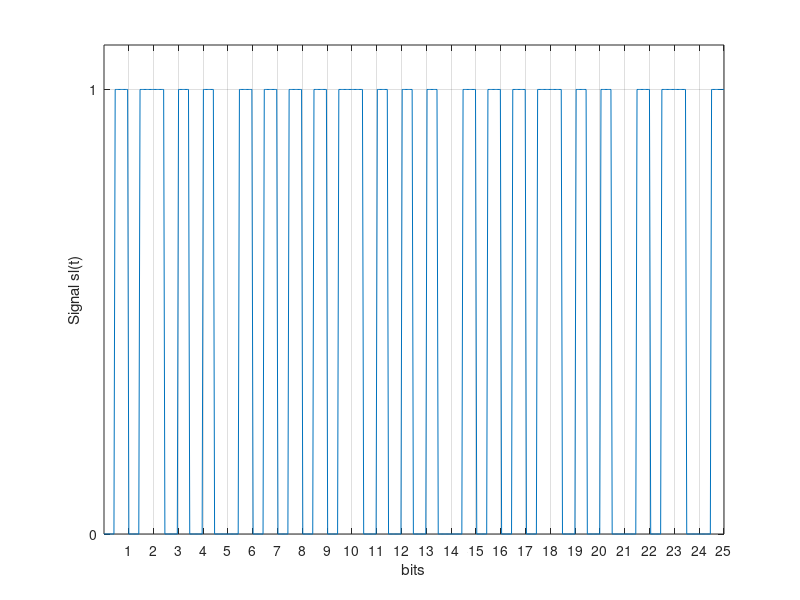
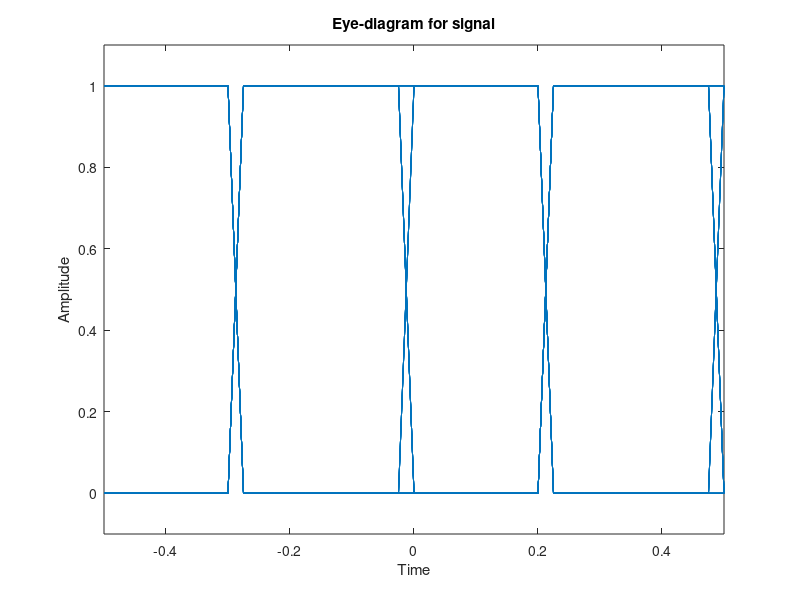
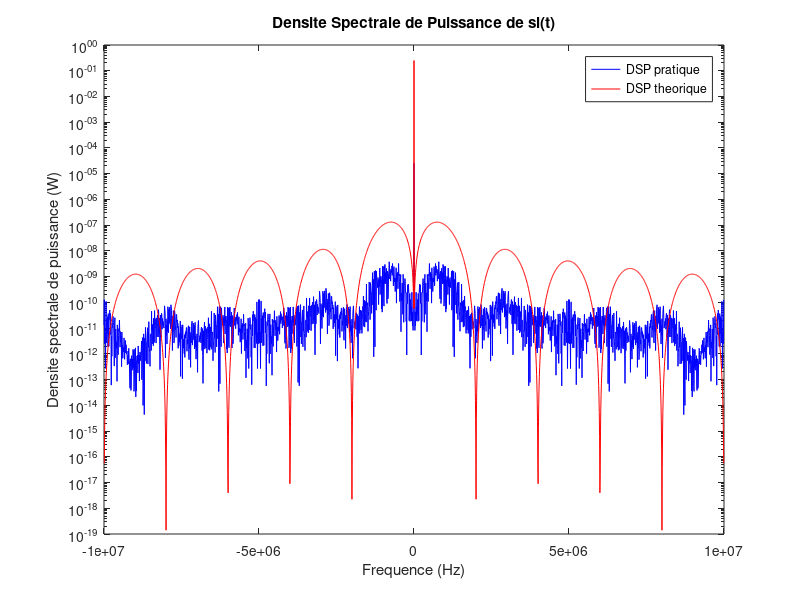

Write MATLAB code to recreate these figures, in order.
%% =================== Communications numeriques ==================== %%
%  Gourdel Thibaut                                           . \|/ /,  %
%  Perrot Remi            =================                  \\`''/_-- %
%  TS226                  | 4.3 Travail   |           Bordeaux INP --- %
%  Decembre 2015          |  a effectuer  |           ENSEIRB  ,..\\`  %
%                         =================           MATMECA / | \\`  %
% ==================================================================== %

clear all; close all; clc;

%% ================================= Definition des variables =============

% Frequence d'echantillonnage
fe = 20e6;
Te = 1/fe;

% Debit symbole
Ds = 1e6;
Ts = 1/Ds;

% Facteur de surechantillonnage
Fse = Ts/Te;

% Precision des ffts :
Nfft = 2048;

% Nombre de bits du message de test
lngr = 10000;

% p(t) le filtre de mise en forme
p = - ones(1, (Fse)) * 0.5;
p(Fse/2:Fse) = - p(Fse/2:Fse);

%% =========================================== Canal ======================

% Generation de la sequence binaire ([imin, imax], pas, Nbe de symbole)
sb = randi([0, 1], 1, lngr);

% Modulation de phase (donnee, nombre de symboles, phase)
% (passage en Ak = +1 et -1)
% ss = pammod(sb, 2, 0);
ss = sb * 2 -1;

% On surechantillonne le signal
ss_sur = upsample(ss, Fse);

% Convolution du signal ss(t) et g(t)
sl = conv(ss_sur, p) + 0.5;
% sl = filter(p, 1, ss_sur) + 0.5;

%% ========================================== Courbes =====================

%                                          Question 11. Allure temporelle %
% ----------------------------------------------------------------------- %

% Nbre de bits a etudier
nb_bit = 25;

figure('Name','Allure temporelle de sl(t)');
x = linspace(0, nb_bit, nb_bit*Fse);
plot(x, sl(1:nb_bit*Fse));
xlabel('bits'); ylabel('Signal sl(t)');
% Choix de l'axe
V=axis;
axis([V(1) V(2) 0 1.1]);
% Graduations :
set(gca,'XTick', 1:nb_bit);
set(gca, 'YTick', [0 1]);
grid on;

%                                        Question 12. Diagramme de l'oeil %
% ----------------------------------------------------------------------- %

nb_bit = 100;

eyediagram(sl(1:nb_bit*Fse), 2*Ts*fe);
V=axis;
axis([V(1) V(2) -0.1 1.1]);

%                             Question 13. Densite spectrale de puissance %
% ----------------------------------------------------------------------- %

% == Densite spectrale de sl(t) ---------------

% On commence par "decouper" notre vecteur, pour effectuer un moyennage

% Nombre de lignes pour le moyennage
nbr_lignes = ceil(length(sl) / Nfft);
% Zero-padding
sl_zero = zeros(1, nbr_lignes*Nfft);
sl_zero(1:length(sl)) = sl;
% "Decoupage" du vecteur
sl_mat = reshape(sl_zero, Nfft, nbr_lignes);

% DSP
% Transformee de Fourier
Sl = fft(sl_mat, Nfft);
Sl_moy = mean(Sl, 2);
% On centre la TF
Sl_dec = fftshift(Sl_moy);
% Formule de la DSP
dsp_pra = (1/(fe*Nfft)) * (abs(Sl_dec).^2);

% Frequences observees
f = -fe/2 : fe/Nfft : fe/2-fe/Nfft;

% == Theorique (basee sur f) ------------------

% Tout d'abord, il faut decrire le dirac ; il est au centre des frequences
dirac = zeros(1, Nfft);
dirac(ceil(Nfft/2 + 1)) = 1;

% A present, on cree la DSP avec la formule de la question 8 :
dsp_theo = 0.25*dirac + ...
    ((Ts^3 * (f*pi).^2)/16) .* ...
    (sinc((Ts * f) ./ 2)).^4;

figure('Name', 'DSP de sl(t)');

semilogy(f, dsp_pra, 'b');
hold on;
semilogy(f(2:end), dsp_theo(2:end), 'r');
% (la premiere valeur de dsp_theo altere le graph)

legend('DSP pratique', 'DSP theorique');
title('Densite Spectrale de Puissance de sl(t)');
xlabel('Frequence (Hz)');
ylabel('Densite spectrale de puissance (W)');